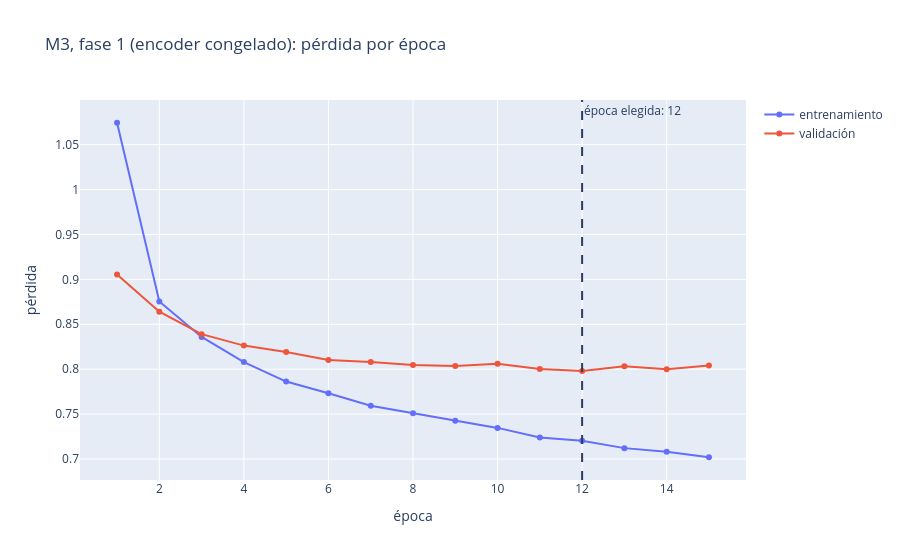

Notebook code cell kept with this figure:
### Markdown cell above
Se entrena la fase 1 (o se lee de disco) con el mismo `EarlyStopping` que M2:

### Code cell
m3_congelado, historial_congelado = entrenar(create_classifier_bert_model, "m3_mezclado_congelado")
dibujar_perdidas(historial_congelado, "M3, fase 1 (encoder congelado): pérdida por época")

### Figure 1 — Plotly figure (JSON) as saved in the notebook; plotly's stock layout.template omitted (floating-point values rounded to 4 significant figures)
{"data": [{"hovertemplate": "=entrenamiento<br>época=%{x}<br>pérdida=%{y}<extra></extra>", "legendgroup": "entrenamiento", "line": {"color": "#636efa", "dash": "solid"}, "marker": {"symbol": "circle"}, "mode": "lines+markers", "name": "entrenamiento", "orientation": "v", "showlegend": true, "type": "scatter", "x": [1, 2, 3, 4, 5, 6, 7, 8, 9, 10, 11, 12, 13, 14, 15], "xaxis": "x", "y": [1.074, 0.8755, 0.8359, 0.8079, 0.7862, 0.7732, 0.7593, 0.7509, 0.7427, 0.7347, 0.7241, 0.7204, 0.7121, 0.7082, 0.702], "yaxis": "y"}, {"hovertemplate": "=validación<br>época=%{x}<br>pérdida=%{y}<extra></extra>", "legendgroup": "validación", "line": {"color": "#EF553B", "dash": "solid"}, "marker": {"symbol": "circle"}, "mode": "lines+markers", "name": "validación", "orientation": "v", "showlegend": true, "type": "scatter", "x": [1, 2, 3, 4, 5, 6, 7, 8, 9, 10, 11, 12, 13, 14, 15], "xaxis": "x", "y": [0.9054, 0.8641, 0.839, 0.8263, 0.8193, 0.8102, 0.8079, 0.8048, 0.8037, 0.8062, 0.8002, 0.798, 0.8032, 0.8, 0.8042], "yaxis": "y"}], "layout": {"annotations": [{"showarrow": false, "text": "época elegida: 12", "x": 12, "xanchor": "left", "xref": "x", "y": 1, "yanchor": "top", "yref": "y domain"}], "legend": {"title": {"text": ""}, "tracegroupgap": 0}, "shapes": [{"line": {"dash": "dash"}, "type": "line", "x0": 12, "x1": 12, "xref": "x", "y0": 0, "y1": 1, "yref": "y domain"}], "title": {"text": "M3, fase 1 (encoder congelado): pérdida por época"}, "xaxis": {"anchor": "y", "domain": [0.0, 1.0], "title": {"text": "época"}}, "yaxis": {"anchor": "x", "domain": [0.0, 1.0], "title": {"text": "pérdida"}}}}
